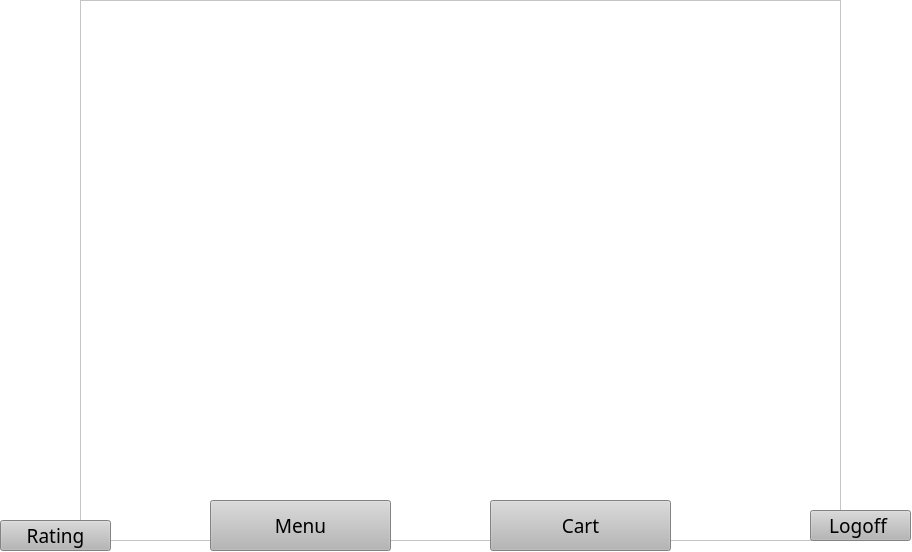
<?xml version="1.0" encoding="UTF-8"?>
<ui version="4.0">
 <class>consumermainpage</class>
 <widget class="QWidget" name="consumermainpage">
  <property name="geometry">
   <rect>
    <x>0</x>
    <y>0</y>
    <width>912</width>
    <height>552</height>
   </rect>
  </property>
  <property name="windowTitle">
   <string>Form</string>
  </property>
  <property name="styleSheet">
   <string notr="true">background-color: rgb(255, 255, 255);
gridline-color: rgb(255, 255, 255);
border-color: rgb(255, 255, 255);
alternate-background-color: rgb(255, 255, 255);</string>
  </property>
  <widget class="QPushButton" name="pushButton">
   <property name="geometry">
    <rect>
     <x>490</x>
     <y>500</y>
     <width>181</width>
     <height>51</height>
    </rect>
   </property>
   <property name="font">
    <font>
     <family>Franklin Gothic Heavy</family>
     <pointsize>14</pointsize>
    </font>
   </property>
   <property name="styleSheet">
    <string notr="true">background-color: rgb(182, 182, 182);</string>
   </property>
   <property name="text">
    <string>Cart</string>
   </property>
  </widget>
  <widget class="QPushButton" name="pushButton_2">
   <property name="geometry">
    <rect>
     <x>210</x>
     <y>500</y>
     <width>181</width>
     <height>51</height>
    </rect>
   </property>
   <property name="font">
    <font>
     <family>Franklin Gothic Heavy</family>
     <pointsize>14</pointsize>
    </font>
   </property>
   <property name="styleSheet">
    <string notr="true">background-color: rgb(182, 182, 182);</string>
   </property>
   <property name="text">
    <string>Menu</string>
   </property>
  </widget>
  <widget class="QPushButton" name="pushButton_3">
   <property name="geometry">
    <rect>
     <x>0</x>
     <y>520</y>
     <width>111</width>
     <height>31</height>
    </rect>
   </property>
   <property name="font">
    <font>
     <family>Franklin Gothic Heavy</family>
     <pointsize>14</pointsize>
    </font>
   </property>
   <property name="styleSheet">
    <string notr="true">background-color: rgb(48, 48, 48);
background-color: rgb(182, 182, 182);</string>
   </property>
   <property name="text">
    <string>Rating</string>
   </property>
  </widget>
  <widget class="QPushButton" name="pushButton_4">
   <property name="geometry">
    <rect>
     <x>810</x>
     <y>510</y>
     <width>101</width>
     <height>31</height>
    </rect>
   </property>
   <property name="font">
    <font>
     <family>Franklin Gothic Heavy</family>
     <pointsize>14</pointsize>
    </font>
   </property>
   <property name="styleSheet">
    <string notr="true">background-color: rgb(182, 182, 182);</string>
   </property>
   <property name="text">
    <string>Logoff </string>
   </property>
  </widget>
  <widget class="QTextBrowser" name="textBrowser">
   <property name="geometry">
    <rect>
     <x>80</x>
     <y>0</y>
     <width>761</width>
     <height>541</height>
    </rect>
   </property>
   <property name="html">
    <string>&lt;!DOCTYPE HTML PUBLIC &quot;-//W3C//DTD HTML 4.0//EN&quot; &quot;http://www.w3.org/TR/REC-html40/strict.dtd&quot;&gt;
&lt;html&gt;&lt;head&gt;&lt;meta name=&quot;qrichtext&quot; content=&quot;1&quot; /&gt;&lt;meta charset=&quot;utf-8&quot; /&gt;&lt;style type=&quot;text/css&quot;&gt;
p, li { white-space: pre-wrap; }
hr { height: 1px; border-width: 0; }
li.unchecked::marker { content: &quot;\2610&quot;; }
li.checked::marker { content: &quot;\2612&quot;; }
&lt;/style&gt;&lt;/head&gt;&lt;body style=&quot; font-family:'Segoe UI'; font-size:9pt; font-weight:400; font-style:normal;&quot;&gt;
&lt;p style=&quot; margin-top:0px; margin-bottom:0px; margin-left:0px; margin-right:0px; -qt-block-indent:0; text-indent:0px;&quot;&gt;&lt;img src=&quot;:/main1.jpg&quot; /&gt;&lt;/p&gt;&lt;/body&gt;&lt;/html&gt;</string>
   </property>
  </widget>
  <zorder>textBrowser</zorder>
  <zorder>pushButton_2</zorder>
  <zorder>pushButton</zorder>
  <zorder>pushButton_3</zorder>
  <zorder>pushButton_4</zorder>
 </widget>
 <resources/>
 <connections/>
</ui>
